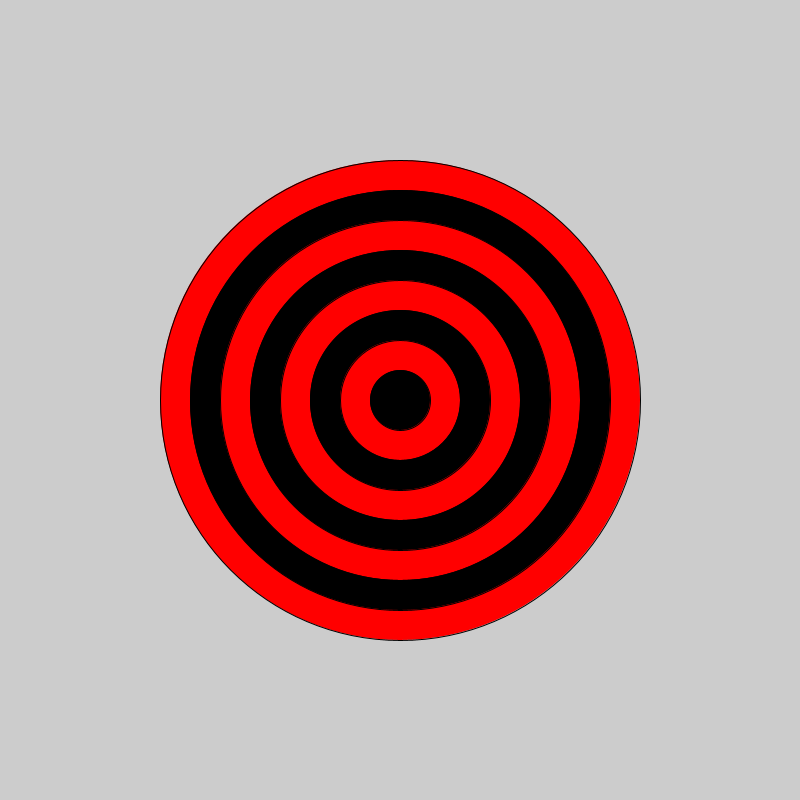
Frame 1 (no input)
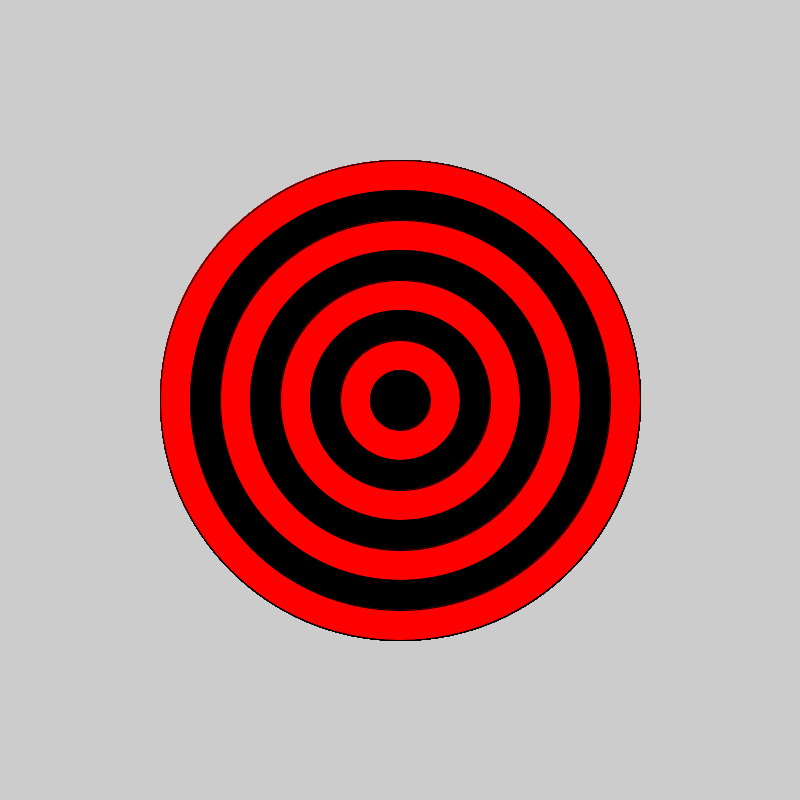
Frame 60 (the mouse pressed at the canvas centre just before this capture)
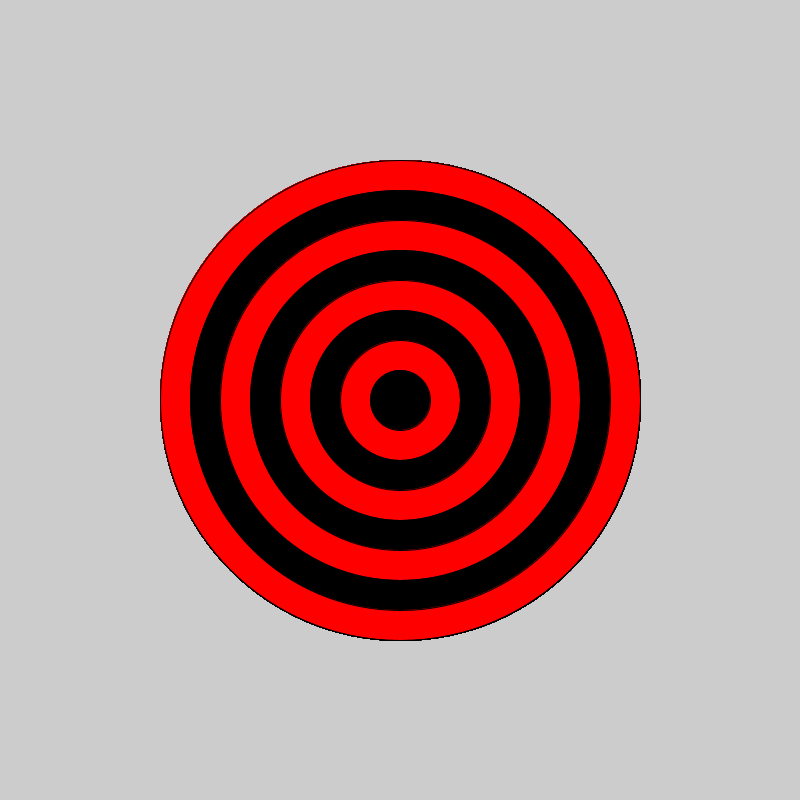
Frame 120 (the mouse held since frame 60 and released just before this capture)

The Processing sketch that drew these frames (run headless with seeded random() and noise(); from frame 60 on, the mouse is pressed at the canvas centre):

// Processing sketch: bullseye
// ── bullseye.pde

void setup() {
 
  // set the size of your sketch
  size(800,800);
}

void draw() {
  
  //Starting with the largest ellipse, use a for loop to draw a bullseye with ellipses.
  for (int i = 8; i > 0; i -=1) {
       if ( i % 2 == 0) {
         fill(255,0,0);
       } else {
         fill(0,0,0);
       }
    ellipse(400,400, i*60, i*60);
    //Use an if statement and remainder to alternate the color of your rings.
    
      
  }
}
